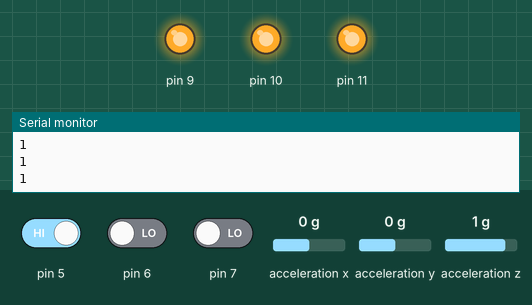
Simulated run of this sketch. Board: Arduino Uno, built with avr-gcc and run on an emulated ATmega328P. On the bench: output pins drawn as LEDs (lit = HIGH), the last lines printed to the serial monitor. Inputs (shaded band) come from the test bench; at power-on: pin 5 HIGH, pin 7 LOW, pin 6 LOW, acceleration x 0 g, acceleration y 0 g, acceleration z 1 g.

Above: at 1.2 s.
1.3 s: pin 5 driven LOW and pin 7 driven HIGH
4.3 s: pin 6 driven HIGH and pin 7 driven LOW
At 5.2 s:
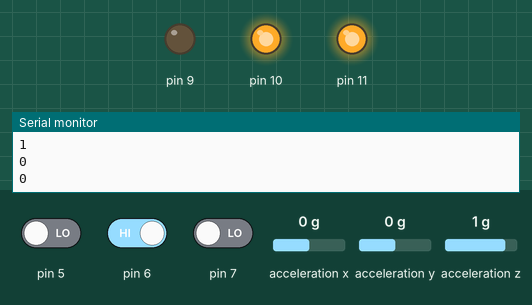
At 8.2 s:
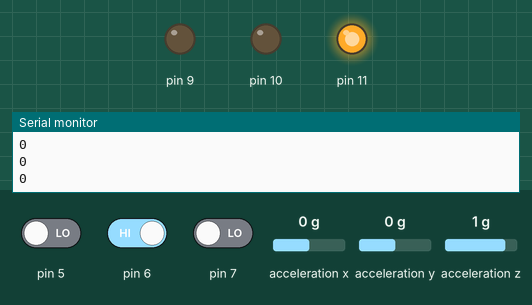
Timing chart, 0 to 9.7 s (numbered marks = the images above; inputs shaded):
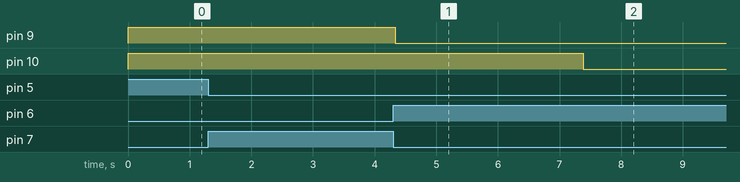

Measured:
- after the input at 4.3 s, pin 10: HIGH → LOW after 3.1 s

The sketch:

codigofinalsinmonitorserie.ino
```cpp
#include <SPI.h>
#include <SD.h>
#include <Wire.h>
#include <SparkFun_ADXL345.h>

ADXL345 adxl = ADXL345();

File logFile;

int buttonState1 = 0;
int buttonState2 = 0;
int buttonState3 = 0;

int x1 = 0;
int y1 = 0;
int z1 = 0;
int aux = 0;
int aux2 = 0;
int aux3 = 0;
int aux4 = 0;
int reseteo = 2000;

void setup()
{
   Serial.begin(2400);
   pinMode(5, INPUT);
   pinMode(6, INPUT);
   pinMode(7, INPUT);
   pinMode(9, OUTPUT);
   pinMode(10, OUTPUT);
   pinMode(11, OUTPUT);
   adxl.powerOn();
   adxl.setRangeSetting(8);       //Definir el rango, valores 2, 4, 8 o 16
    digitalWrite(9, HIGH);
    digitalWrite(10, HIGH);
    digitalWrite(11, HIGH);
}

void loop()
{
   //leer los valores e imprimirlos
   int x, y, z;
   adxl.readAccel(&x, &y, &z);
   buttonState1 = digitalRead(5);
   Serial.println(buttonState1);
   aux4 = digitalRead(11);
   if (aux4 == 1) {
    aux2 = digitalRead(9);
     aux3 = digitalRead(10);
    buttonState1 = digitalRead(5);
    buttonState2 = digitalRead(6);
    buttonState3 = digitalRead(7);
    if (buttonState1 == 0){
      if (buttonState3 == 1){
        delay(3000);
        digitalWrite(9, LOW);
      }
    }
    if (aux2 == 0){
      if (buttonState1 == 0){
      if (buttonState2 == 1){
        delay(3000);
        digitalWrite(10, LOW);
      }
    }
    }
    if (aux3 == 0){
      if (buttonState2 == 1){
      if (buttonState3 == 1){
        delay(3000);
        digitalWrite(11, LOW);
      }
    }
    }
   }

   delay(50);

}
```
